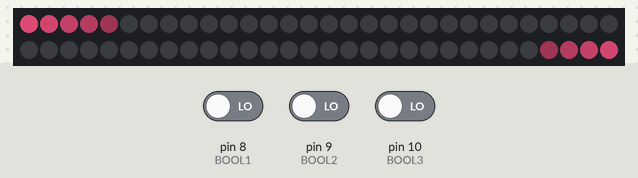
A sketch run on a simulated Arduino Uno, built with avr-gcc and run on an emulated ATmega328P. Parts: 60 RGB LEDs in strip order, left to right, continuing on the next row. The inputs (shaded band) are chosen by the test bench; at power-on: pin 8 (BOOL1) LOW, pin 10 (BOOL3) LOW, pin 9 (BOOL2) LOW. Dim RGB values are drawn brighter than linear.

Above: at 1.2 s.
1.3 s: pin 8 (BOOL1) driven HIGH
At 1.86 s:
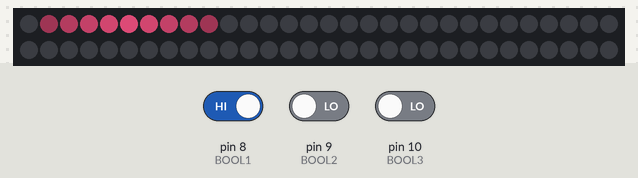
2.8 s: pin 10 (BOOL3) driven HIGH
At 5.2 s:
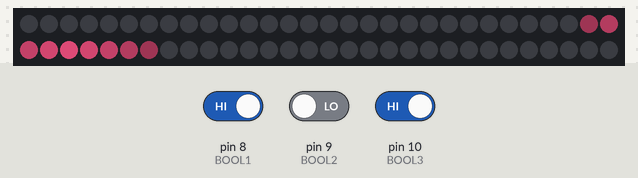
5.4 s: pin 9 (BOOL2) driven HIGH
At 8.6 s:
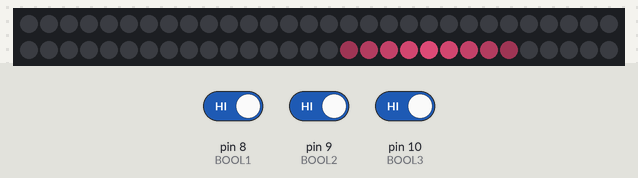
Timing chart, 0 to 10.1 s (numbered marks = the images above; inputs shaded):
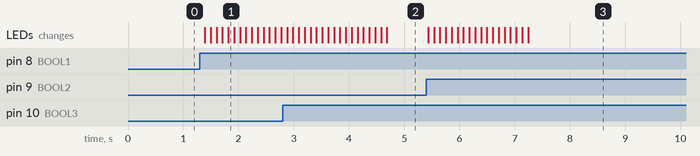

The sketch:

UGO_LED.ino
```cpp
//Jan 31 2016

//Ok so this is the script for the lights that moves along the arm.
//you only have to input 2 variables in terms of what you want to display
//the first variable is the width of the illuminated segment, the width is in number of LEDs and it MUST BE A ODD NUMBER
//the maths portion of my code are all in uint16_t so if a even number of width is applied, the adresses outputted to the LEDs will be wrong
//then you have to set the color of the moving segment, right now its set as green
//there is a variable down there called "defaultColor", this is a array of 3 elements, the elements being {red, green, blue}
//the values supplied must be between 0 and 255, 255 being the brightest.
//the LED in the middle of the lit strip will have exactly that color
//all the other LEDs on the left anf right will be the same color but slightly less bright.
//you ofcourse have to set the 4 digital pins used. only one is output, the rest is input
//in the preprocessor directives, "PIN" is the output, "BOOL1" "BOOL2" "BOOL3" are the input pins

//This is the current configuration of input pins:
/*
 * BOOL1 BOOL2 BOOL3     Output
 *   0     0     0       Hold/Do Nothing
 *   0     0     1       location 1
 *   0     1     0       location 2
 *   0     1     1       location 3
 *   1     0     0       location 4
 *   1     0     1       location 5
 *   1     1     0       location 6
 *   1     1     1       location 7
 */

//All of the locations can be adjusted in the function "boolInput"
//the variable called "nextLocation" represents next location its supposed to go to.
//your LED strip has 60 LEDs in total, so locations represent the index of those LEDs, from 0 to 59 in consecutive order on the strip.

//the only set-up you have to do is to upload this script to another arduino, connect the digital output to the input on the strip.
//If you are only going to run this script then you probably can power the entire strip from the arduino, this script will not draw enough current to reset the arduino
//but say for example, you set every led to {255, 255, 255} then it will need a massive current since that's 180 LEDs being lit at the maximum intensity so it most likely will draw too much current
//to test the strip is as easy as feeding 5v to the input pins to input different locations to go to.


#include <Adafruit_NeoPixel.h>        //you have to install the adafruit neopixel library, download it here: https://github.com/adafruit/Adafruit_NeoPixel/archive/master.zip
#ifdef __AVR__
  #include <avr/power.h>
#endif

#define PIN 6                         //digital output pin
#define BOOL1 8                       //first digital input pin
#define BOOL2 9                       //seconhd digital input pin
#define BOOL3 10                      //third digital input pin

#define TOTAL_LED 60                  //total number of LEDs has been defined as 60, i saw that from the amazon link that the strip only has 60, if it's different you can change it, the code works for any length of LEDs

//   NEO_KHZ800  800 KHz bitstream (most NeoPixel products w/WS2812 LEDs)
//   NEO_KHZ400  400 KHz (classic 'v1' (not v2) FLORA pixels, WS2811 drivers)
//   NEO_GRB     Pixels are wired for GRB bitstream (most NeoPixel products)
//   NEO_RGB     Pixels are wired for RGB bitstream (v1 FLORA pixels, not v2)
Adafruit_NeoPixel strip = Adafruit_NeoPixel(TOTAL_LED, PIN, NEO_GRB + NEO_KHZ800);    //I have set up the connection to the WS2812 LEDs, according to the amazon link

// IMPORTANT: To reduce NeoPixel burnout risk, add 1000 uF capacitor across
// pixel power leads, add 300 - 500 Ohm resistor on first pixel's data input
// and minimize distance between Arduino and first pixel.  Avoid connecting
// on a live circuit...if you must, connect GND first.

//that was the warning from adafruit, some strips of WS series LEDs do not have the resistor or capacitor on them BUT MOST DO, atleast most i've seen do, just look on the flex, there should be SMD resistors and caps on it for every LED


//here are the variables you can set:
const int width = 9;                      //width of the strip of LED thats lit, WIDTH MUST BE A ODD NUMBER, even numbers will give invalid address
uint16_t defaultColor [3] = {150,50,80};     //Array to hold the default Color, its set as {red, green, blue} and each can have a value between 0 and 255


uint16_t location = 0;
uint16_t nextLocation =0;

bool standBy = true;                      //bool to hold if the system is in standby, currently standby does not do anything

uint16_t litStrip[width];
uint16_t red[width];
uint16_t green[width];
uint16_t blue[width];
double gradientArray[width];


void setColor()
{
  for(int c = 0; c<width; c++)
  {
    red[c] = defaultColor[0] * gradientArray[c];
    blue[c] = defaultColor[2] * gradientArray[c];
    green[c] = defaultColor[1] * gradientArray[c];
  }
}

void setGradientArray()
{
  for(int g = 0; g < (((width-1)/2)); g++)
  {
    gradientArray[g] = (g+1.0)/((width+1)/2);
    gradientArray[width-g-1] = (g+1.0)/((width+1)/2);
  }
  gradientArray[(width-1)/2] = 1;
}


void locationToArray (uint16_t location)
{

  int distCenterToEdge = (width-1)/2;

  for(int i= 0; i <width ; i++)
  {
      int temp = location - distCenterToEdge + i;

      if (temp < 0)
        temp = temp + TOTAL_LED;
      else if(temp > TOTAL_LED-1)
        temp = temp - TOTAL_LED;

      litStrip[i] = temp;
  }
}

/*
 * The follwing function changes the behavior of the LEDs based on the input:
 * after each if/elseif statement, you can change it do do pretty much anything
 * right now the first combination of input is standby
 * every other input combination is an location you can change
 */

void boolInput(bool inputWire1, bool inputWire2, bool inputWire3)
{
  if (!inputWire1 && !inputWire2 && !inputWire3)        //000
  standBy=true;

  else if(!inputWire1 && !inputWire2 && inputWire3)     //001
  nextLocation=0;

  else if(!inputWire1 && inputWire2 && !inputWire3)     //010
  nextLocation=8;

  else if(!inputWire1 && inputWire2 && inputWire3)      //011
  nextLocation=16;

  else if(inputWire1 && !inputWire2 && !inputWire3)     //100
  nextLocation=24;

  else if(inputWire1 && !inputWire2 && inputWire3)      //101
  nextLocation=32;

  else if(inputWire1 && inputWire2 && !inputWire3)      //110
  nextLocation=40;

  else if(inputWire1 && inputWire2 && inputWire3)       //111
  nextLocation=50;

  else
  standBy = true;
}


void setup()
{
  pinMode(BOOL1, INPUT);
  pinMode(BOOL2, INPUT);
  pinMode(BOOL3, INPUT);

  //Serial.begin(9600);               //uncomment to test inputs
  strip.begin();
  strip.show();
  setGradientArray();
  setColor();
}

void loop()
{
  strip.clear();
  bool inputWire1 = ((digitalRead(BOOL1) == HIGH)? true:false);
  bool inputWire2 = ((digitalRead(BOOL2) == HIGH)? true:false);
  bool inputWire3 = ((digitalRead(BOOL3) == HIGH)? true:false);
  //Serial.print(location);           //uncomment to see current location
  //Serial.print("\t");
  //Serial.print(nextLocation);       //uncomment to see next location
  //Serial.print("\t");
  //Serial.print(inputWire1);         //uncomment to see input into BOOL1
  //Serial.print(inputWire2);         //uncomment to see input into BOOL2
  //Serial.println(inputWire3);       //uncomment to see input into BOOL3
  boolInput(inputWire1, inputWire2, inputWire3);

  if(nextLocation != location)
  {
    if(nextLocation < location)
    location--;
    if(nextLocation > location)
    location++;
  }

  for(int i = 0; i < width; i++)
  {
    setColor();
    locationToArray(location);
    strip.setPixelColor(litStrip[i], red[i],green[i],blue[i]);
  }

  strip.show();
  delay(100);                         //adjust delay to change speed, i can implement a couple of changes to get variable speed too if you need it
}
```

Measured:
- after the input at 1.3 s, the LEDs: first change after 0.09 s (image 1 shows a later state)
- after the input at 5.4 s, the LEDs: first change at once (image 3 shows a later state)
